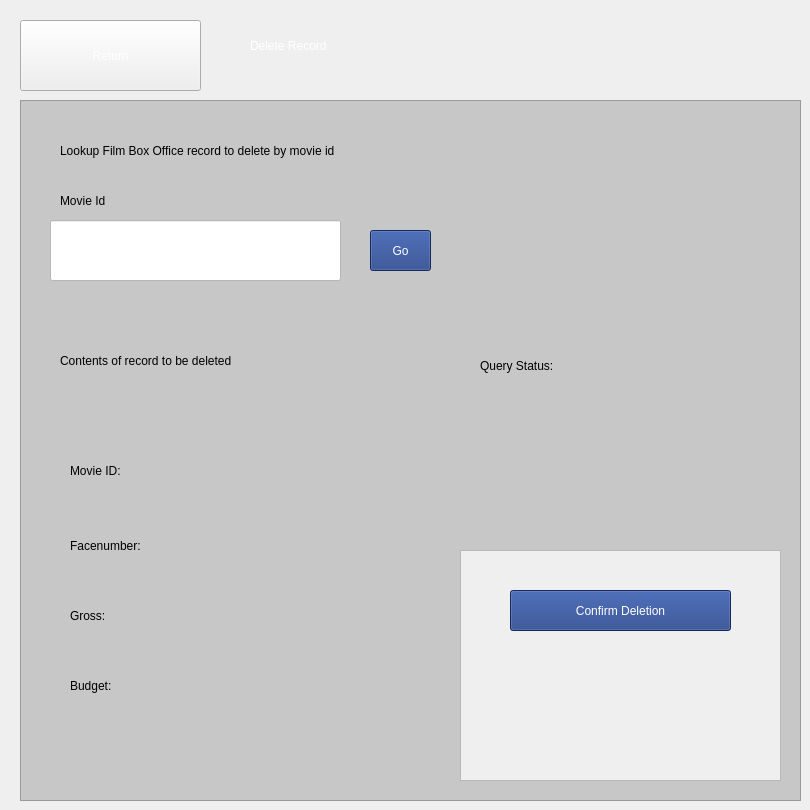
    <widget class="QWidget" name="deleteEntryPage">
     <widget class="QPushButton" name="returnFromDeletePushButton">
      <property name="geometry">
       <rect>
        <x>20</x>
        <y>20</y>
        <width>181</width>
        <height>71</height>
       </rect>
      </property>
      <property name="styleSheet">
       <string notr="true">color: rgb(255, 255, 255);</string>
      </property>
      <property name="text">
       <string>Return</string>
      </property>
     </widget>
     <widget class="QLabel" name="label_6">
      <property name="geometry">
       <rect>
        <x>250</x>
        <y>20</y>
        <width>241</width>
        <height>51</height>
       </rect>
      </property>
      <property name="styleSheet">
       <string notr="true">color: rgb(255, 255, 255);
font: 700 20pt &quot;Quicksand&quot;;</string>
      </property>
      <property name="text">
       <string>Delete Record</string>
      </property>
     </widget>
     <widget class="QFrame" name="frame_4">
      <property name="geometry">
       <rect>
        <x>20</x>
        <y>100</y>
        <width>781</width>
        <height>701</height>
       </rect>
      </property>
      <property name="styleSheet">
       <string notr="true">background-color: rgb(199, 199, 199);</string>
      </property>
      <property name="frameShape">
       <enum>QFrame::StyledPanel</enum>
      </property>
      <property name="frameShadow">
       <enum>QFrame::Raised</enum>
      </property>
      <widget class="QLabel" name="label_23">
       <property name="geometry">
        <rect>
         <x>40</x>
         <y>90</y>
         <width>181</width>
         <height>21</height>
        </rect>
       </property>
       <property name="styleSheet">
        <string notr="true">color: rgb(0, 0, 0);
font: 700 12pt &quot;Quicksand&quot;;</string>
       </property>
       <property name="text">
        <string>Movie Id</string>
       </property>
      </widget>
      <widget class="QLineEdit" name="movieIdDeleteLineEdit">
       <property name="geometry">
        <rect>
         <x>30</x>
         <y>120</y>
         <width>291</width>
         <height>61</height>
        </rect>
       </property>
       <property name="styleSheet">
        <string notr="true">background-color: rgb(255, 255, 255);
font: 14pt &quot;Quicksand&quot;;
color: rgb(0, 0, 0);
</string>
       </property>
       <property name="text">
        <string/>
       </property>
      </widget>
      <widget class="QFrame" name="frame_9">
       <property name="geometry">
        <rect>
         <x>440</x>
         <y>450</y>
         <width>321</width>
         <height>231</height>
        </rect>
       </property>
       <property name="styleSheet">
        <string notr="true">background-color: rgb(239, 239, 239);</string>
       </property>
       <property name="frameShape">
        <enum>QFrame::StyledPanel</enum>
       </property>
       <property name="frameShadow">
        <enum>QFrame::Raised</enum>
       </property>
       <widget class="QPushButton" name="deleteRecordPushButton">
        <property name="geometry">
         <rect>
          <x>50</x>
          <y>40</y>
          <width>221</width>
          <height>41</height>
         </rect>
        </property>
        <property name="styleSheet">
         <string notr="true">color: rgb(255, 255, 255);
background-color: rgb(30, 60, 131);
</string>
        </property>
        <property name="text">
         <string>Confirm Deletion</string>
        </property>
       </widget>
       <widget class="QLabel" name="deletionConfirmationLabel">
        <property name="geometry">
         <rect>
          <x>50</x>
          <y>160</y>
          <width>231</width>
          <height>31</height>
         </rect>
        </property>
        <property name="styleSheet">
         <string notr="true">color: rgb(0, 0, 0);
font: 700 12pt &quot;Quicksand&quot;;</string>
        </property>
        <property name="text">
         <string/>
        </property>
       </widget>
      </widget>
      <widget class="QLabel" name="label_24">
       <property name="geometry">
        <rect>
         <x>40</x>
         <y>40</y>
         <width>511</width>
         <height>21</height>
        </rect>
       </property>
       <property name="styleSheet">
        <string notr="true">color: rgb(0, 0, 0);
font: 700 12pt &quot;Quicksand&quot;;</string>
       </property>
       <property name="text">
        <string>Lookup Film Box Office record to delete by movie id</string>
       </property>
      </widget>
      <widget class="QLabel" name="label_30">
       <property name="geometry">
        <rect>
         <x>40</x>
         <y>250</y>
         <width>321</width>
         <height>21</height>
        </rect>
       </property>
       <property name="styleSheet">
        <string notr="true">color: rgb(0, 0, 0);
font: 700 12pt &quot;Quicksand&quot;;</string>
       </property>
       <property name="text">
        <string>Contents of record to be deleted</string>
       </property>
      </widget>
      <widget class="QPushButton" name="verifyDeleteRecordPushButton">
       <property name="geometry">
        <rect>
         <x>350</x>
         <y>130</y>
         <width>61</width>
         <height>41</height>
        </rect>
       </property>
       <property name="styleSheet">
        <string notr="true">color: rgb(255, 255, 255);
background-color: rgb(30, 60, 131);
</string>
       </property>
       <property name="text">
        <string>Go</string>
       </property>
      </widget>
      <widget class="QLabel" name="movieIdDeleteLabel">
       <property name="geometry">
        <rect>
         <x>200</x>
         <y>360</y>
         <width>131</width>
         <height>31</height>
        </rect>
       </property>
       <property name="styleSheet">
        <string notr="true">color: rgb(0, 0, 0);
</string>
       </property>
       <property name="text">
        <string/>
       </property>
      </widget>
      <widget class="QLabel" name="facenumberDeleteLabel">
       <property name="geometry">
        <rect>
         <x>200</x>
         <y>430</y>
         <width>131</width>
         <height>31</height>
        </rect>
       </property>
       <property name="styleSheet">
        <string notr="true">color: rgb(0, 0, 0);
</string>
       </property>
       <property name="text">
        <string/>
       </property>
      </widget>
      <widget class="QLabel" name="label_44">
       <property name="geometry">
        <rect>
         <x>50</x>
         <y>500</y>
         <width>131</width>
         <height>31</height>
        </rect>
       </property>
       <property name="styleSheet">
        <string notr="true">color: rgb(0, 0, 0);
</string>
       </property>
       <property name="text">
        <string>Gross:</string>
       </property>
      </widget>
      <widget class="QLabel" name="grossDeleteLabel">
       <property name="geometry">
        <rect>
         <x>200</x>
         <y>500</y>
         <width>131</width>
         <height>31</height>
        </rect>
       </property>
       <property name="styleSheet">
        <string notr="true">color: rgb(0, 0, 0);
</string>
       </property>
       <property name="text">
        <string/>
       </property>
      </widget>
      <widget class="QLabel" name="label_45">
       <property name="geometry">
        <rect>
         <x>50</x>
         <y>430</y>
         <width>131</width>
         <height>31</height>
        </rect>
       </property>
       <property name="styleSheet">
        <string notr="true">color: rgb(0, 0, 0);
</string>
       </property>
       <property name="text">
        <string>Facenumber:</string>
       </property>
      </widget>
      <widget class="QLabel" name="label_48">
       <property name="geometry">
        <rect>
         <x>50</x>
         <y>570</y>
         <width>131</width>
         <height>31</height>
        </rect>
       </property>
       <property name="styleSheet">
        <string notr="true">color: rgb(0, 0, 0);
</string>
       </property>
       <property name="text">
        <string>Budget:</string>
       </property>
      </widget>
      <widget class="QLabel" name="label_49">
       <property name="geometry">
        <rect>
         <x>50</x>
         <y>360</y>
         <width>91</width>
         <height>21</height>
        </rect>
       </property>
       <property name="styleSheet">
        <string notr="true">color: rgb(0, 0, 0);
</string>
       </property>
       <property name="text">
        <string>Movie ID:</string>
       </property>
      </widget>
      <widget class="QLabel" name="budgetDeleteLabel">
       <property name="geometry">
        <rect>
         <x>200</x>
         <y>570</y>
         <width>131</width>
         <height>31</height>
        </rect>
       </property>
       <property name="styleSheet">
        <string notr="true">color: rgb(0, 0, 0);
</string>
       </property>
       <property name="text">
        <string/>
       </property>
      </widget>
      <widget class="QLabel" name="deleteRecordStatusLabel">
       <property name="geometry">
        <rect>
         <x>610</x>
         <y>250</y>
         <width>141</width>
         <height>31</height>
        </rect>
       </property>
       <property name="styleSheet">
        <string notr="true">color: rgb(0, 0, 0);
font: 700 12pt &quot;Quicksand&quot;;</string>
       </property>
       <property name="text">
        <string/>
       </property>
      </widget>
      <widget class="QLabel" name="label_33">
       <property name="geometry">
        <rect>
         <x>460</x>
         <y>250</y>
         <width>141</width>
         <height>31</height>
        </rect>
       </property>
       <property name="styleSheet">
        <string notr="true">color: rgb(0, 0, 0);
font: 700 12pt &quot;Quicksand&quot;;</string>
       </property>
       <property name="text">
        <string>Query Status:</string>
       </property>
      </widget>
     </widget>
    </widget>
